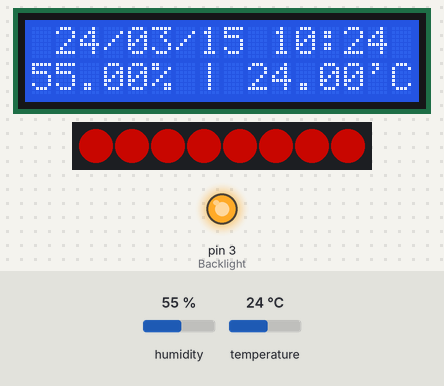
The sketch below on a simulated Arduino Uno, built with avr-gcc and run on an emulated ATmega328P. Shown: 16×2 character LCD, 8 RGB LEDs in strip order, left to right, output pins drawn as LEDs (lit = HIGH). Inputs (shaded band) come from the test bench; at power-on: temperature 24 °C, humidity 55 %. Dim RGB values are drawn brighter than linear; the local clock reads 2024-03-15 10:24:30 at power-on unless the sketch sets it.

Above: at 1.2 s.
1.3 s: temperature set to 11 °C
At 3.16 s:
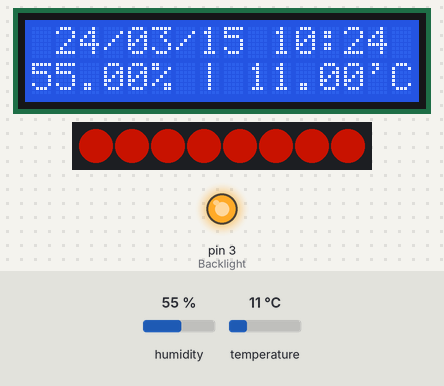
4.0 s: temperature set to 8 °C
At 4.43 s:
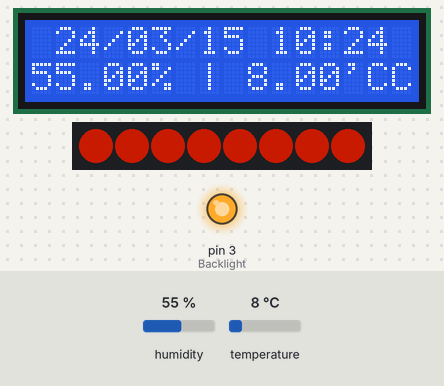
6.7 s: humidity set to 22 %
At 8.65 s:
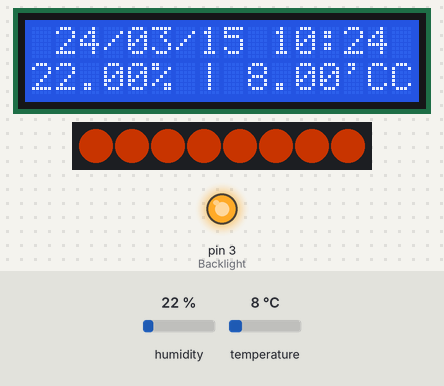
9.7 s: humidity set to 40 %
At 10.95 s:
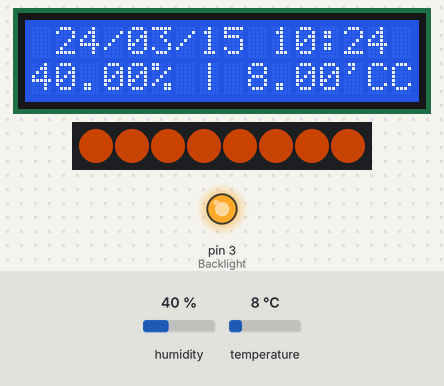
12.4 s: temperature set to 12 °C
At 17.06 s:
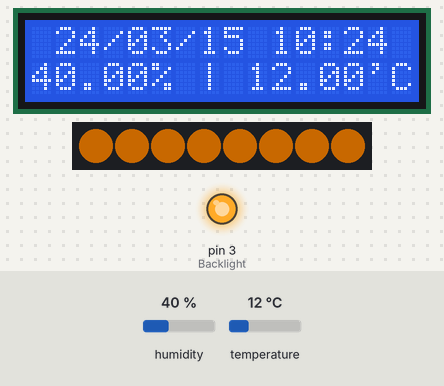
18.4 s: temperature set to 5 °C
At 18.73 s:
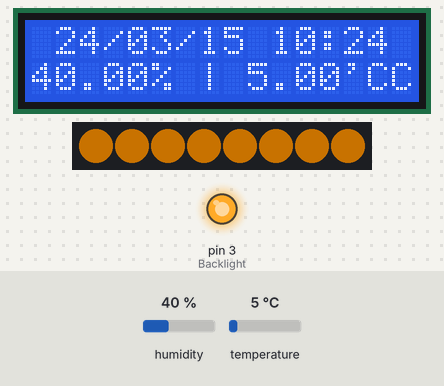
Timing chart, 0 to 26.5 s (numbered marks = the images above; inputs shaded):
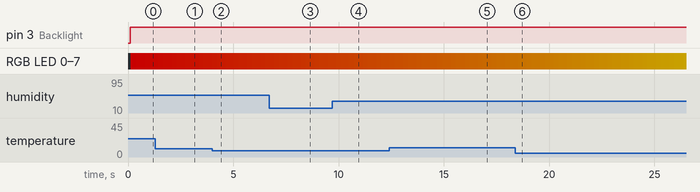

The sketch:

moodlight.ino
```cpp
#include "DHT.h"
#include <LiquidCrystal_I2C.h>
#include <DS1307RTC.h>
#include <Wire.h>
#include <Adafruit_NeoPixel.h>
#ifdef __AVR__
  #include <avr/power.h>
#endif
#include <Thread.h>
#include <ThreadController.h>

Thread NeoThread = Thread(); // Thread* Thread2 = new Thread(); < 포인터로 선언
ThreadController controller = ThreadController();

// 변수 선언
#define DHTPIN 2 // int DHTPIN = 2;
#define DHTTYPE DHT11

#define Backlight 3

#define Neo 4
#define NEOPIXELS 8

// NeoPixels R, G, B 값
int Neo_R = 255;
int Neo_G = 0;
int Neo_B = 0;


// 센서 설정
DHT dht(DHTPIN, DHTTYPE);

LiquidCrystal_I2C lcd(0x27, 16, 2);

tmElements_t tm;

Adafruit_NeoPixel pixels(NEOPIXELS, Neo, NEO_GRB + NEO_KHZ800);

//functions
String alt2digits(int number) {
  // tm.Hour, Minute ... 등 tm 라이브러리의 명령어 출력 결과는 1 -> 1 로 나옵니다.
  // 보기 좋게 출력하기 위하 1 -> 01 등으로 출력 되도록 number 가 0~9 의 값이면 number앞에 0을 붙여줍니다.
  // 01 과 같이 형태를 유지하기 위해 number의 type을 string로 바꿉니다.
  String num;
  if (number >= 0 && number < 10) {
    num = '0' + String(number);
  }
  else{
    num = String(number);
  }
  return num;
}

void ShowAllPixels(uint32_t color){
  for(int i=0; i<NEOPIXELS; i++){
    pixels.setPixelColor(i, color);
  }
}

void RainbowNeo(){
  if (Neo_R == 255 && Neo_G < 255){
    Neo_G++;
  }
  else if (Neo_R > 0 && Neo_G == 255){
    Neo_R--;
  }
  else if (Neo_G == 255 && Neo_B < 255){
    Neo_B++;
  }
  else if ( Neo_G > 0 && Neo_B == 255){
    Neo_G--;
  }
  else if (Neo_R < 255 && Neo_B == 255){
    Neo_R++;
  }
}
void setup() {
  Serial.begin(9600); // 시리얼 모니터와 9600의 보드레이트로 통신(1초당 신호 전송 속도)
  dht.begin();

  lcd.init(); // I2C LCD를 초기화
  lcd.backlight(); // I2C LCD의 백라이트를 켬

  pinMode(Backlight, OUTPUT);

  pixels.begin(); // Neopixel strip 초기화

  NeoThread.setInterval(100); // 실행 간격 설정
  NeoThread.onRun(RainbowNeo);
  controller.add(&NeoThread);
}

bool RTC_flag = false;

void loop() {
  //delay(1000); // 1초 기다림(ms 단위)
  controller.run();
  float hum = dht.readHumidity();
  float temp = dht.readTemperature(); // parameter에 True를 넘기면 화씨로 나옴

  String H, M, S;

  pixels.show();
  ShowAllPixels(pixels.Color(Neo_R, Neo_G, Neo_B));

  if (RTC.read(tm)) {
   H = alt2digits(tm.Hour);
   M = alt2digits(tm.Minute);
   S = alt2digits(tm.Second);
   String Year = String(tmYearToCalendar(tm.Year)).substring(2,4);
   String Mon = alt2digits(tm.Month);
   String Day = alt2digits(tm.Day);
   lcd.setCursor(1, 0); // 첫째줄에 한칸 띄워 작성
   lcd.print(Year); lcd.print('/'); lcd.print(Mon); lcd.print('/'); lcd.print(Day); lcd.print(' ');
   lcd.print(H);  lcd.print(':'); lcd.print(M);
   RTC_flag = true;
  }
  if (RTC_flag) {
    int Hour;
    Hour = H.toInt();

    if (Hour > 6 && Hour < 18) {
      analogWrite(Backlight, 255);
      pixels.setBrightness(100);
    }
   else{
    analogWrite(Backlight, 15);
    pixels.setBrightness(20);
   }
  }

  if (isnan(hum) || isnan(temp)) {
    Serial.println("Failed to read from DHT sensor!"); // print는 띄어쓰기 없고 ln 은 있음
    return;
  }
  lcd.setCursor(0, 1); // 둘째줄에 작성
  lcd.print(hum); lcd.print("% | "); lcd.print(temp); lcd.print("'C");

}
```

Measured:
- the behaviour switches between 10 and 9 °C on temperature (found by bisection; images 1 and 2)
- after the input at 4.0 s, the display: first differs from a run without the input after 0.23 s (image 2)
- after the input at 12.4 s, the display: first differs from a run without the input after 2.0 s (image 5 shows a later state)
- after the input at 18.4 s, the display: first changes after 0.10 s (image 6 shows a later state)
